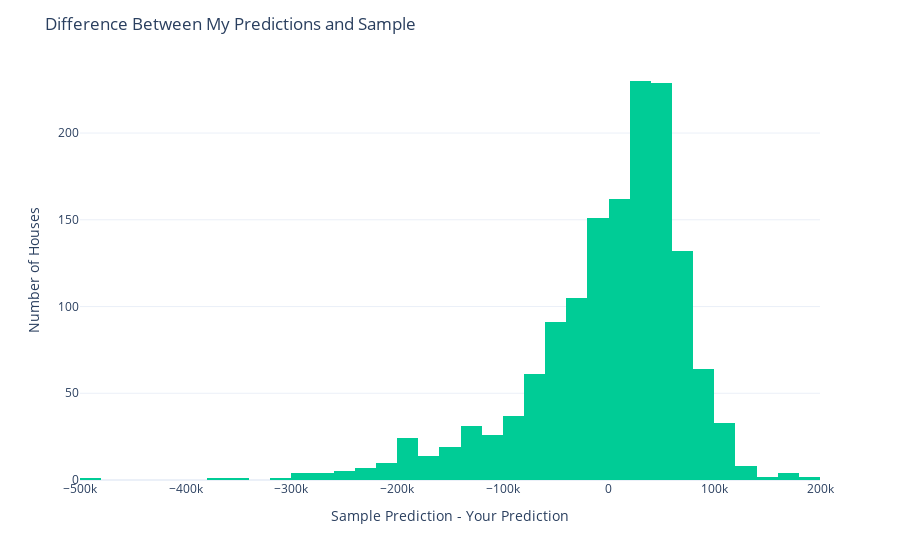

Here is the notebook cell this chart was saved with:
### Markdown cell above
### 📊 Histogram of their difference

### Code cell
hist2 = px.histogram(
    comparison,
    x="Difference",
    nbins=50,
    color_discrete_sequence=["#00CC96"],
)

hist2.update_layout(
    title="Difference Between My Predictions and Sample",
    xaxis_title="Sample Prediction - Your Prediction",
    yaxis_title="Number of Houses",
    template="plotly_white",
)

hist2.show()

### Figure 1 — Plotly figure (JSON) as saved in the notebook; plotly's stock layout.template omitted (floating-point values rounded to 4 significant figures; data arrays with more than 128 entries replaced by an {"elided": "..."} marker saying what was removed)
{"data": [{"bingroup": "x", "hovertemplate": "Difference=%{x}<br>count=%{y}<extra></extra>", "legendgroup": "", "marker": {"color": "#00CC96", "pattern": {"shape": ""}}, "name": "", "nbinsx": 50, "orientation": "v", "showlegend": false, "type": "histogram", "x": {"elided": "1459 float values"}, "xaxis": "x", "yaxis": "y"}], "layout": {"barmode": "relative", "legend": {"tracegroupgap": 0}, "margin": {"t": 60}, "title": {"text": "Difference Between My Predictions and Sample"}, "xaxis": {"anchor": "y", "domain": [0, 1], "title": {"text": "Sample Prediction - Your Prediction"}}, "yaxis": {"anchor": "x", "domain": [0, 1], "title": {"text": "Number of Houses"}}}}
